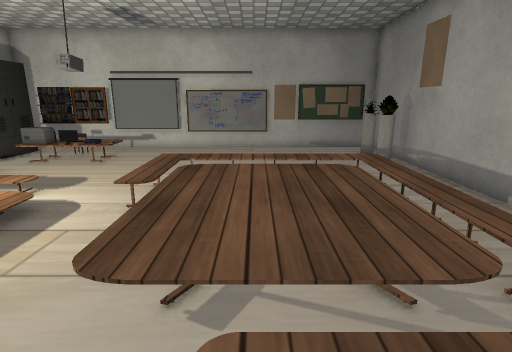
view 1 (above)

16 first-person views from a walk through a Unity game level. The camera is 1.3 m above the floor, tilts 14° down and sees 80° across. The floor is counted in squares, 0.5 m on a side. Each view is taken from the middle of a square. On the plan, view 1 faces up. The plan holds only what a view shows up to about 20 squares ahead; the rest is blank. The place goes on beyond the plan. The player character is not drawn. Some surface patterns are stand-ins.

view 2
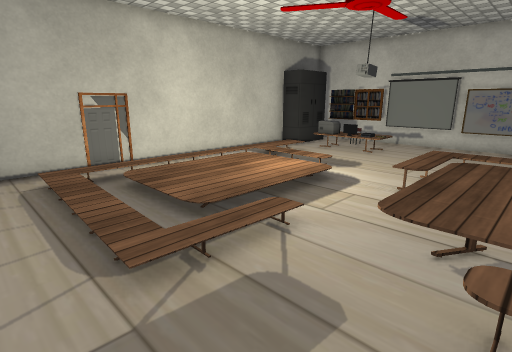

view 3
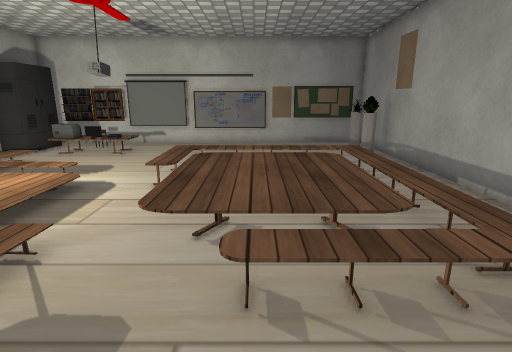

view 4
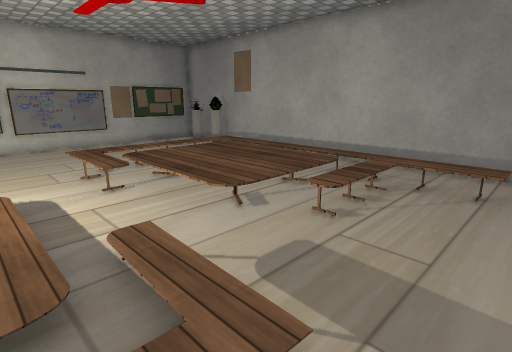

view 5
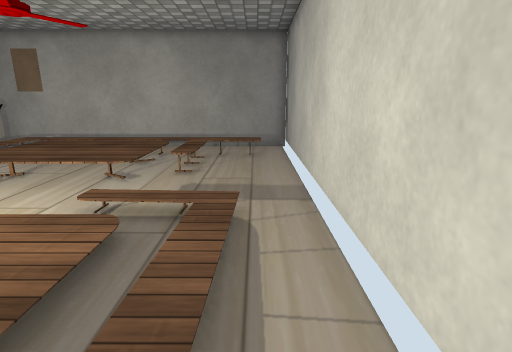

view 6
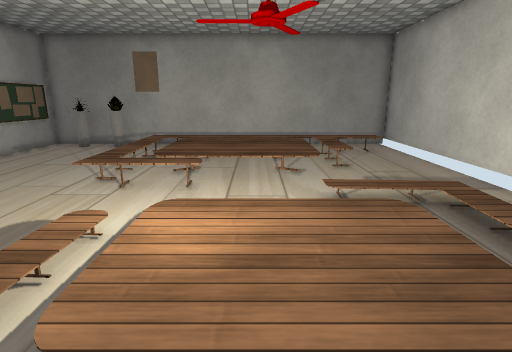

view 7
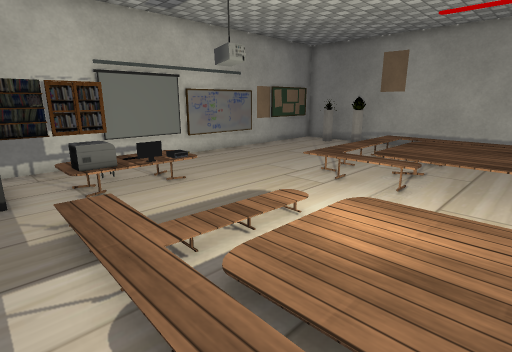

view 8
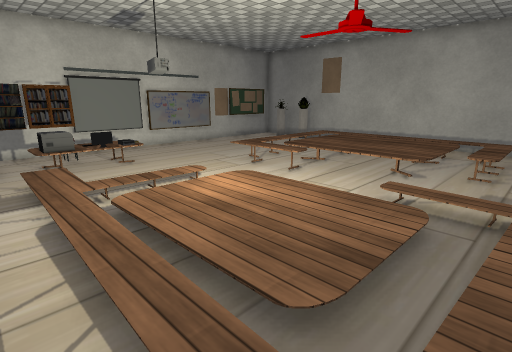

view 9
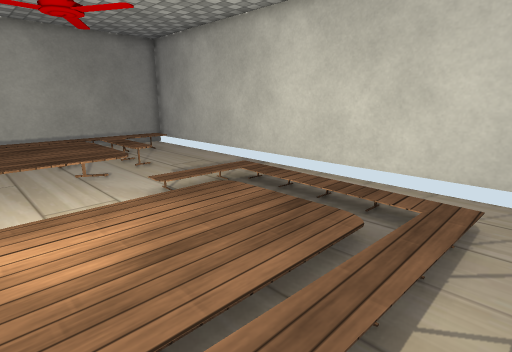

view 10
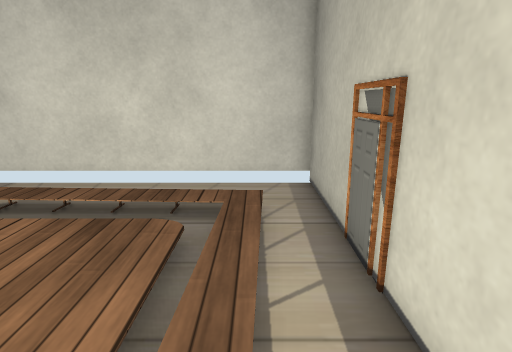

view 11
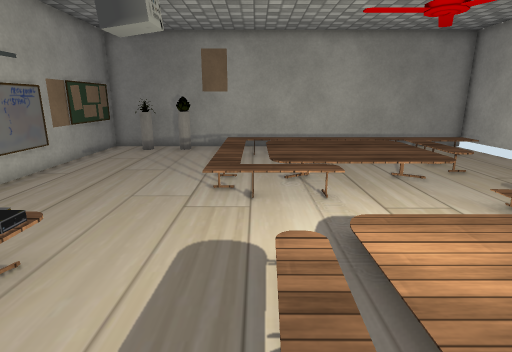

view 12
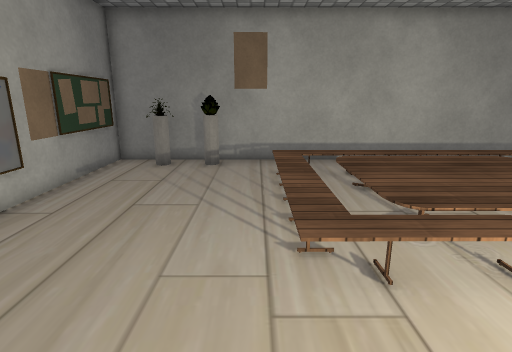

view 13
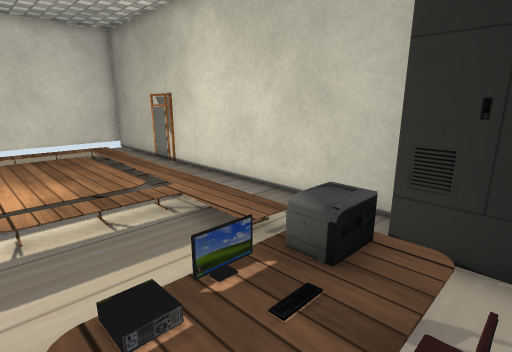

view 14
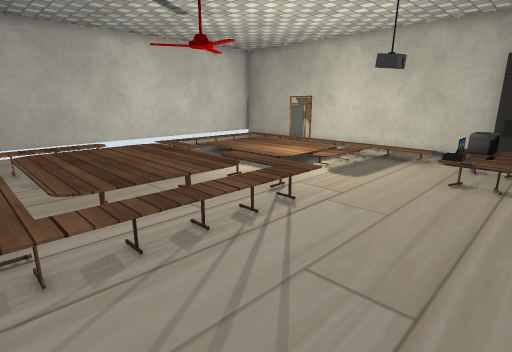

view 15
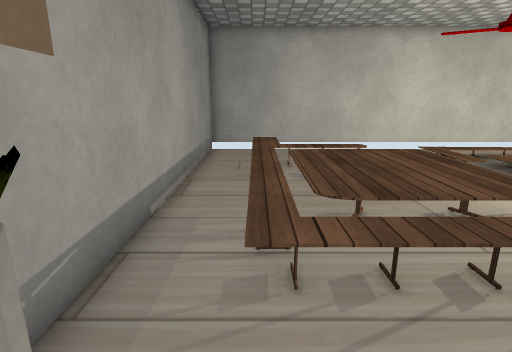

view 16
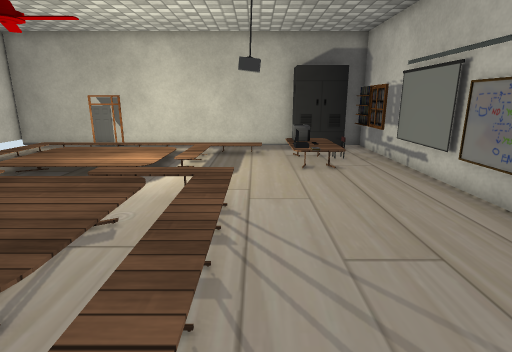

### Floor plan
Key: @ floor where view 1 was taken; # wall or solid block; . main floor; : floor 0.25 m higher than the main floor; + floor 0.5 m higher than the main floor; / step, stairs or slope; O other object.
Columns run from 13 left of view 1 to 7 right of it. Each row starts with its distance up from view 1.
 17   ########OOOO##OOO##
 16   ####.............##
 15   #...............OO#
 14   #OOOO...........O##
 13 ###OOOO...........OO#
 12 #..................##
 11 #..:...............##
 10 #./:....../++++++/.#
  9 #./:/...../....../.#
  8 #.//////..//++++//.#
  7 #.//::::..//++++//.#
  6 #.//::::.../++++//.#
  5 #.//: ::.../++++//.#
  4 #.//: ::.../++++//.#
  3 #.//: ::././+++///.#
  2 #.//::::.:.../////.#
  1 #./......:.../////.#
  0 #./::::::/...@..//.#
 -1 #...............//.#
 -2 #..................#
 -3 ####################

Positions as (right, up) in squares from view 1, and headings:
1: (0, 0), facing up
2: (0, -2), facing up-left
3: (0, -2), facing up
4: (-6, -2), facing up-right
5: (-11, -1), facing right
6: (-12, 5), facing right
7: (-12, 4), facing up-right
8: (-12, 0), facing up-right
9: (-12, 7), facing down-right
10: (-11, 7), facing down
11: (-11, 9), facing right
12: (-7, 11), facing right
13: (-6, 15), facing down-left
14: (4, 15), facing down-left
15: (4, 14), facing down
16: (5, 11), facing left
